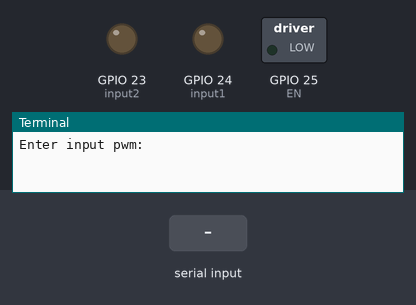
Recording of a program running on a simulated Raspberry Pi (BCM pin numbers). Shown: switched loads named in the program (green lamp = pin HIGH), output pins drawn as LEDs (lit = HIGH), the last lines printed to the terminal. Inputs (shaded band) come from the test bench.

Above: at 1.2 s.
1.3 s: "5" typed at the terminal, then Enter
At 2.0 s:
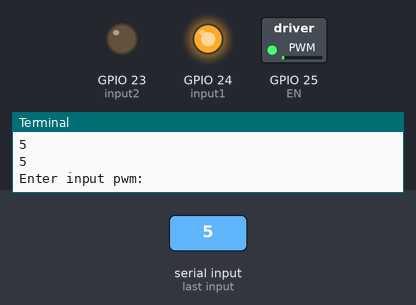
2.8 s: "90" typed at the terminal, then Enter
At 3.2 s:
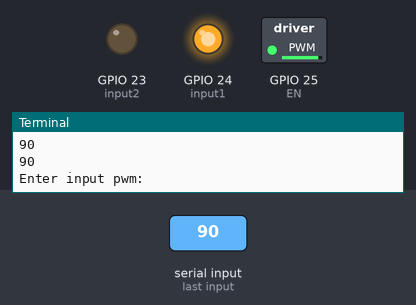
Timing chart, 0 to 5.8 s (numbered marks = the images above; inputs shaded):
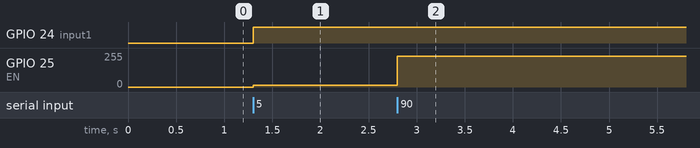

The program:

motor.py
```python
import RPi.GPIO as GPIO
from time import sleep

GPIO.setmode(GPIO.BCM)
GPIO.setwarnings(False)
Motor1 = {'EN': 25, 'input1': 24, 'input2': 23}
# Motor2 = {'EN': 17, 'input1': 27, 'input2': 22}
for x in Motor1:
    GPIO.setup(Motor1[x], GPIO.OUT)
# GPIO.setup(Motor2[x], GPIO.OUT)

EN1 = GPIO.PWM(Motor1['EN'], 100)
# EN2 = GPIO.PWM(Motor2['EN'], 100)
EN1.start(0)
# EN2.start(0)


while True:
    print("Enter input pwm:")
    input1 = int(input())
    print(input1)
    if input1>0:
        EN1.ChangeDutyCycle(input1)
        GPIO.output(Motor1['input1'], GPIO.HIGH)
        GPIO.output(Motor1['input2'], GPIO.LOW)
        # sleep(2)
    else:
        input1 = input1*-1
        EN1.ChangeDutyCycle(input1)
        GPIO.output(Motor1['input1'], GPIO.LOW)
        GPIO.output(Motor1['input2'], GPIO.HIGH)
        # sleep(2)
    # sleep(0.1)

    # for x in range(40, 100):
    #     print ("FORWARD MOTION")
    #     EN1.ChangeDutyCycle(x)
    #     # EN2.ChangeDutyCycle(x)
    #     GPIO.output(Motor1['input1'], GPIO.HIGH)
    #     GPIO.output(Motor1['input2'], GPIO.LOW)
```

Measured:
- after the input at 1.3 s, GPIO 24 (input1): LOW → HIGH at once; GPIO 25 (EN): 0/255 → 13/255 at once
- after the input at 2.8 s, GPIO 25 (EN): 13/255 → 230/255 at once
